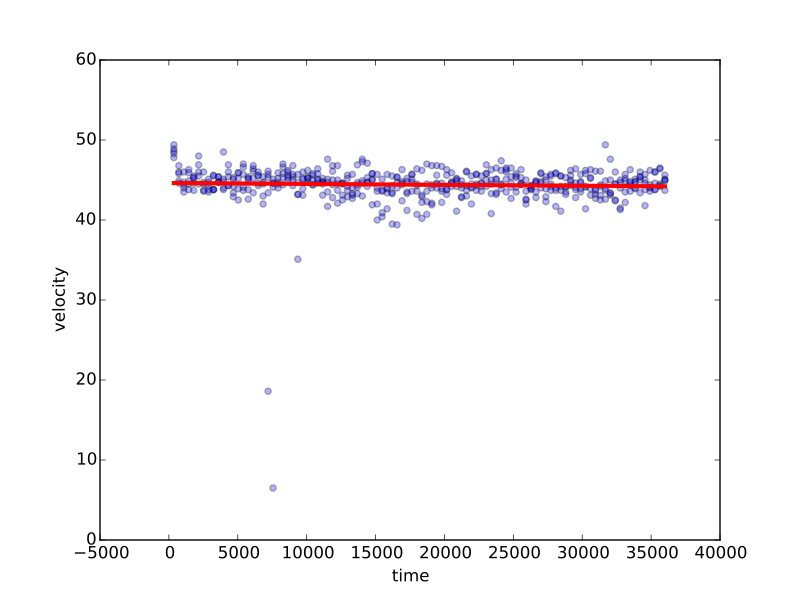

Recreate this plot in Python.
from sklearn import linear_model
import numpy as np
import pandas as pd
import matplotlib.pyplot as plt
data = pd.read_csv('../gps_training_10/task3edges_10.txt', sep=" ", names=["timestamp", "2ndNodeId", "1stNodeId", "aveVelocity"])
clf = linear_model.Lasso(alpha=0.1)

segments_2nd = data["2ndNodeId"].ravel()
segments_1st = data["1stNodeId"].ravel()

for row in data.iterrows():
    data_segment = data[(data["2ndNodeId"]==row[1]["2ndNodeId"]) & (data["1stNodeId"]==row[1]["1stNodeId"])]
    if len(data_segment) > 0:
        x_predict = [[row[1].tolist()[0]] for row in data_segment.iterrows()]
        x_train = x_predict[:-20]
        x_test = x_predict[-20:]
        x_plot = [row[1].tolist()[0] for row in data_segment.iterrows()]
        y_plot = [row[1].tolist()[3] for row in data_segment.iterrows()]
        y_train = y_plot[:-20]
        y_test = y_plot[-20:]
        clf.fit(x_train,y_train)
        print row[1]["2ndNodeId"], row[1]["1stNodeId"], clf.coef_, "MSE: ",np.mean((clf.predict(x_test)-y_test)**2)
data_segment = data[(data["2ndNodeId"] ==32528267) & (data["1stNodeId"]== 224797838)]
x_predict = [[row[1].tolist()[0]] for row in data_segment.iterrows()]
x_plot = [row[1].tolist()[0] for row in data_segment.iterrows()]
y_plot = [row[1].tolist()[3] for row in data_segment.iterrows()]
clf.fit(x_predict,y_plot)
plt.scatter(x_plot, y_plot, alpha=0.3)
plt.plot(x_plot, clf.predict(x_predict), color="red", linewidth=3)
plt.xlabel("time")
plt.ylabel("velocity")
plt.show()
